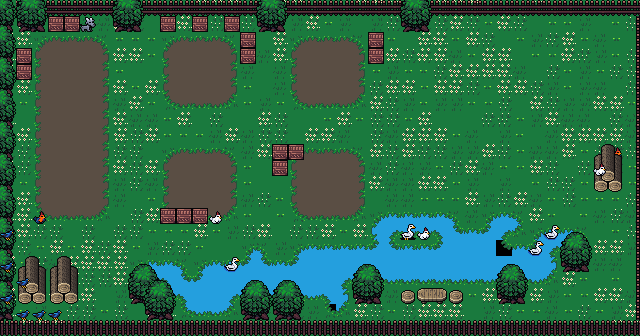

Rendered tile map (Tiled .tmx) drawn with the repository's tilesets; below, a short description and the map source with its tile grids summarised:
An orthogonal 40x21 tile map with 16x16 px tiles, 10 tile layers (Water Collider, water, dirt, dirt borders, ...) and 9 objects (9x animal).

<map version="1.2" tiledversion="1.3.4" orientation="orthogonal" renderorder="right-down" width="40" height="21" tilewidth="16" tileheight="16" infinite="0" nextlayerid="14" nextobjectid="11">
 <tileset firstgid="1" source="FarmMap.tsx" />
 <layer id="10" name="Water Collider" width="40" height="21">
  <data>[840 cells, 41 non-empty, 1 distinct tile ids]</data>
 </layer>
 <layer id="6" name="water" width="40" height="21">
  <data>[840 cells, 118 non-empty, 3 distinct tile ids]</data>
 </layer>
 <layer id="5" name="dirt" width="40" height="21">
  <data>[840 cells, 66 non-empty, 1 distinct tile ids]</data>
 </layer>
 <layer id="9" name="dirt borders" width="40" height="21">
  <data>[840 cells, 94 non-empty, 1 distinct tile ids]</data>
 </layer>
 <layer id="2" name="Grass" width="40" height="21">
  <data>[840 cells, 746 non-empty, 21 distinct tile ids]</data>
 </layer>
 <layer id="12" name="hay" width="40" height="21">
  <data>[840 cells, 4 non-empty, 4 distinct tile ids]</data>
 </layer>
 <objectgroup id="13" name="animals">
  <object id="1" type="animal" x="208" y="209" width="15" height="14" />
  <object id="2" name="animal" type="animal" x="225" y="257" width="15" height="14" />
  <object id="3" name="animal" type="animal" x="33" y="209" width="13" height="16" />
  <object id="5" name="animal" type="animal" x="81" y="15" width="13" height="15" />
  <object id="6" name="animal" type="animal" x="595" y="163" width="12" height="14" />
  <object id="7" name="animal" type="animal" x="546" y="225" width="14" height="14" />
  <object id="8" name="animal" type="animal" x="528" y="239" width="15" height="18" />
  <object id="9" name="animal" type="animal" x="611" y="144" width="14" height="16" />
  <object id="10" name="animal" type="animal" x="400" y="225" width="33" height="18" />
 </objectgroup>
 <layer id="4" name="Treebottoms" width="40" height="21">
  <data>[840 cells, 60 non-empty, 9 distinct tile ids]</data>
 </layer>
 <layer id="7" name="Goose" width="40" height="21">
  <data>[840 cells, 34 non-empty, 7 distinct tile ids]</data>
 </layer>
 <layer id="1" name="fence" width="40" height="21">
  <data>[840 cells, 98 non-empty, 4 distinct tile ids]</data>
 </layer>
 <layer id="3" name="Treetops" width="40" height="21">
  <data>[840 cells, 45 non-empty, 8 distinct tile ids]</data>
 </layer>
</map>
